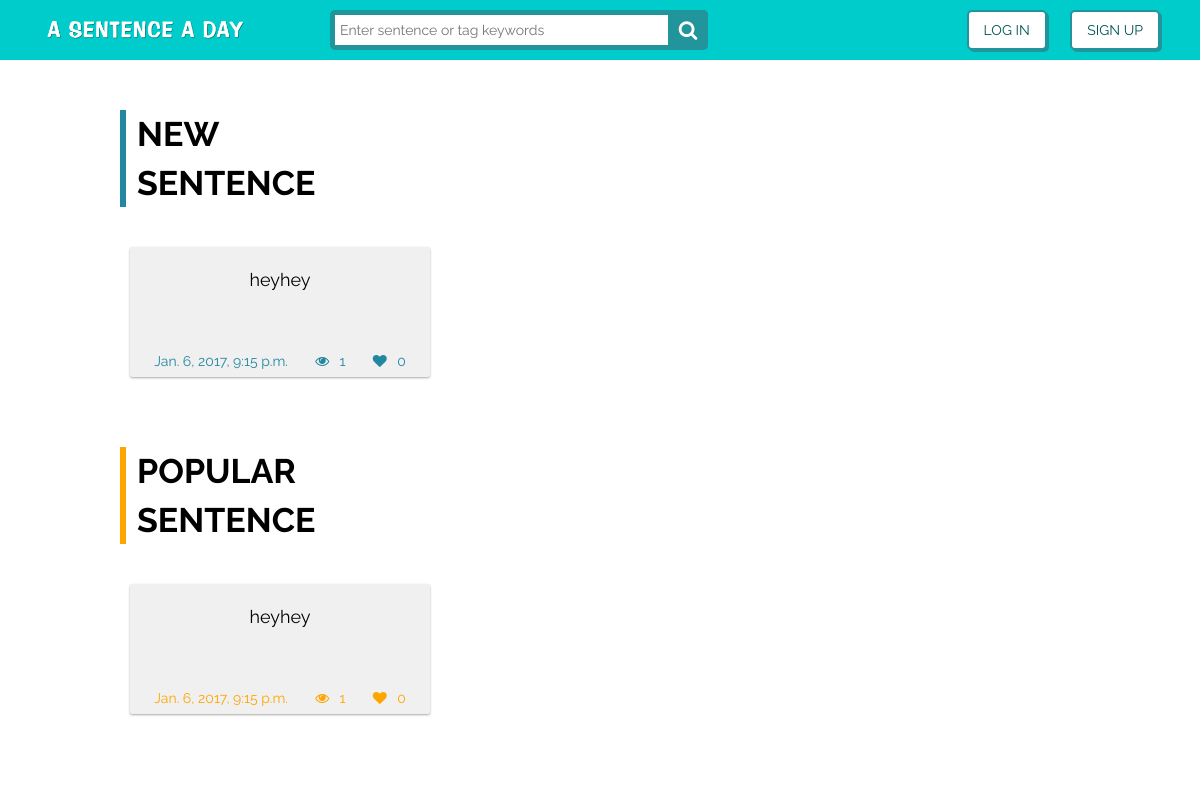
Before: / with the older database file.
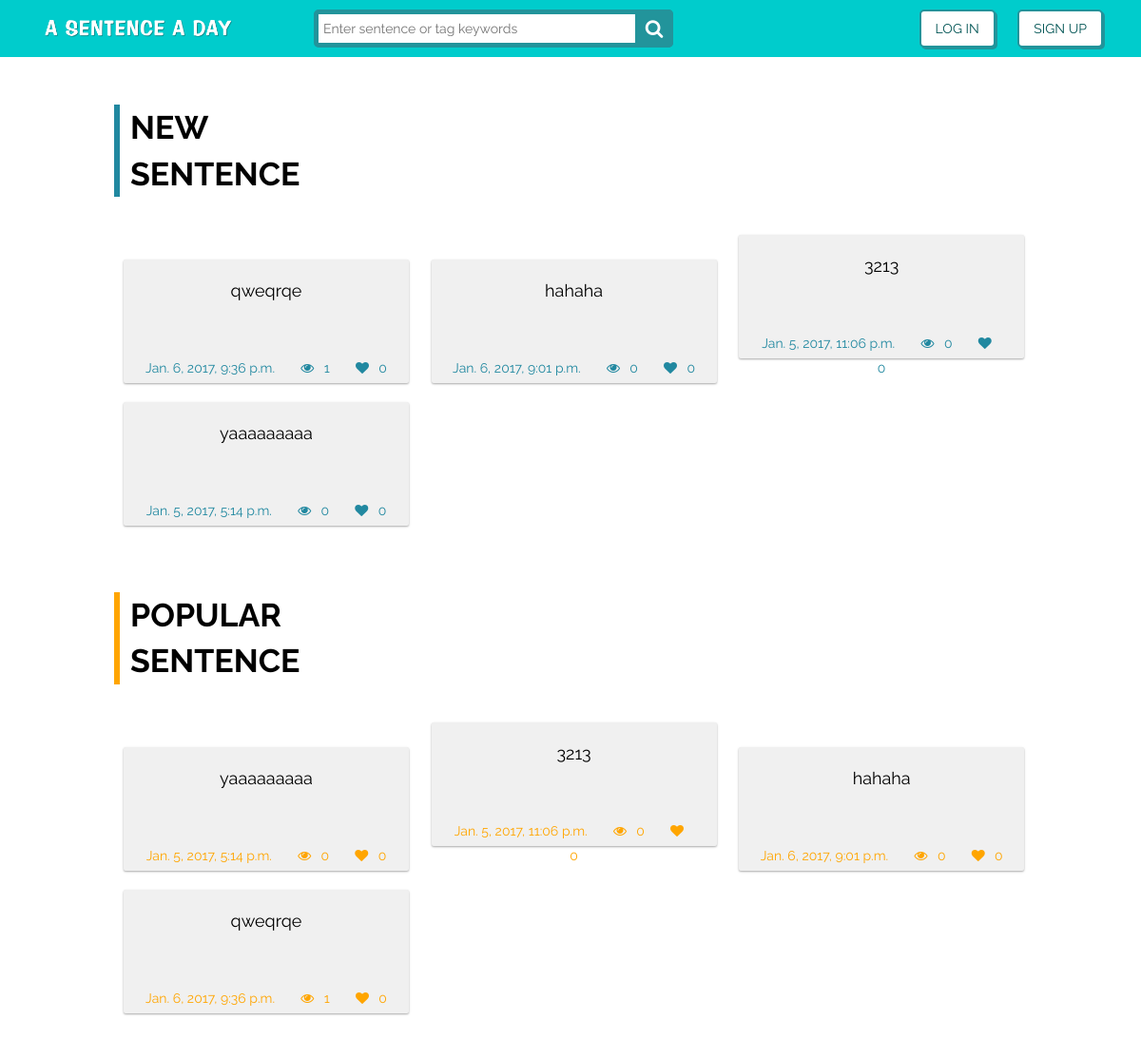
After: the same page with the newer database file.
### sentence/models.py (models this page shows, shortened)
class Sentence(models.Model):
	SID = models.AutoField(primary_key=True, null=False, unique=True)
	Date = models.DateTimeField(default=timezone.now, blank=True)
	Content = models.TextField()
	Sentence_tag = models.TextField(null=False, default='unknown')
	TopicID = models.ForeignKey('Topic',null=True,on_delete=models.CASCADE)
	UID = models.ForeignKey('User', on_delete=models.CASCADE)
	Likes = models.PositiveIntegerField(default=0)
	Views = models.PositiveIntegerField(default=0)

### sentence/views.py (the view)
# urls.py: url(r'^$', views.index,name="index"),
def index(request):
    sentencemodel_date_order = Sentence.objects.filter().order_by('-Date')[:12]
    sentencemodel_like_order = Sentence.objects.filter().order_by('-Likes')[:12]
    if request.session.get('UID'):
        print('login index')
        usermodel = User.objects.get(UID=request.session['UID'])
        context = {'username': usermodel,'sentence_content': sentencemodel_like_order,
        'sentence_content_date': sentencemodel_date_order,'extend_index': 'sentence/background_afterlogin.html'}
        return render(request, "sentence/index_afterlogin.html",context)
    else:
        print('logout index')
        context = {'sentence_content': sentencemodel_like_order,'sentence_content_date': sentencemodel_date_order
        ,'extend_index': 'sentence/background.html'}
        return render(request, "sentence/index.html",context)

### sentence/templates/sentence/index.html (shortened to what this page needs)
{% extends 'sentence/background.html' %}
{% load staticfiles %}
{% load tz %}
{% block content1 %}
<div class="index-wrapper">
      <div class="index-title newtitle">
        <div class="index-title-word">New</div>
        <div class="index-title-word">Sentence</div>
      </div>
      <div class="index-content">
        <div class="postcard-container">
          {% for surl in sentence_content_date %}
            <a href="{% url 'sentence_url' sid=surl.SID%}">
                <div class="card card-1 new">
                  <div class="postcard-content new">{{surl.Content}}</div>
                  <div class="postcard-btn new">
                    <span class="posttime">{{surl.Date|timezone:"Asia/Taipei"}}</span>
                    <i class="fa fa-eye"></i>&ensp;<span class="postcount eye">{{surl.Views}}</span>
                    <a href="/"><i class="fa fa-heart"></i>&ensp;<span class="postcount heart">{{surl.Likes}}</span></a>
                  </div>
                </div>
            </a>
          {% endfor %}
        </div>
      </div>
      <div class="index-title poputitle">
        <div class="index-title-word">Popular</div>
        <div class="index-title-word">Sentence</div>
      </div>
      <div class="index-content">
        <div class="postcard-container">
        {% for surl in sentence_content %}
            <a href="{% url 'sentence_url' sid=surl.SID%}">
                <div class="card card-1 popu">
                  <div class="postcard-content popu">{{surl.Content}}</div>
                  <div class="postcard-btn popu">
                    <span class="posttime">{{surl.Date|timezone:"Asia/Taipei"}}</span>
                    <i class="fa fa-eye"></i>&ensp;<span class="postcount eye">{{surl.Views}}</span>
                    <i class="fa fa-heart"></i>&ensp;<span class="postcount heart">{{surl.Likes}}</span>
                  </div>
                </div>
            </a>
        {% endfor %}
        </div>
      </div>
</div>
{% endblock content1 %}

Changed rows visible on the page:
changed Sentence: Content "heyhey" → "qweqrqe"; Date "Jan. 6, 2017, 9:15 p.m." → "Jan. 6, 2017, 9:36 p.m."
added Sentence: Content "hahaha", Date "Jan. 6, 2017, 9:01 p.m.", Views "0", Likes "0"
added Sentence: Content "3213", Date "Jan. 5, 2017, 11:06 p.m.", Views "0", Likes "0"
added Sentence: Content "yaaaaaaaaa", Date "Jan. 5, 2017, 5:14 p.m.", Views "0", Likes "0"
